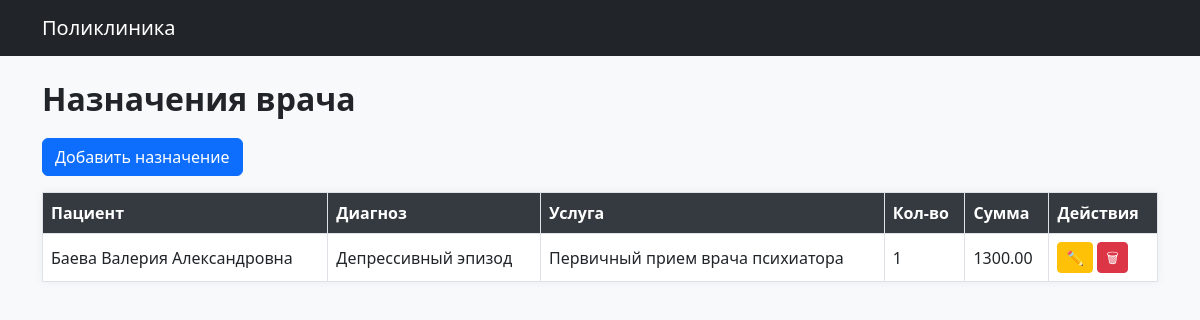
Before: /prescriptions with the older database file.
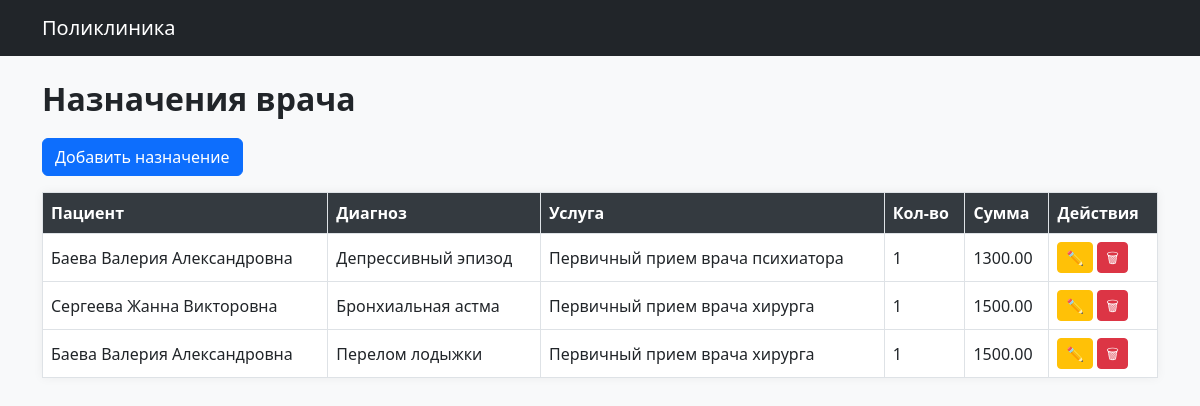
After: the same page with the newer database file.
### models.py (models this page shows)
class Prescription(db.Model):
    __tablename__ = 'prescriptions'
    id = db.Column(db.Integer, primary_key=True)
    history_id = db.Column(db.Integer, db.ForeignKey('medical_records.id'))
    service_id = db.Column(db.Integer, db.ForeignKey('services.id'))
    quantity = db.Column(db.Integer)
    total_price = db.Column(db.Numeric(10, 2))

class Patient(db.Model):
    __tablename__ = 'patients'
    id = db.Column(db.Integer, primary_key=True)
    last_name = db.Column(db.String(50), nullable=False)
    first_name = db.Column(db.String(50), nullable=False)
    middle_name = db.Column(db.String(50))
    birth_date = db.Column(db.Date)
    gender = db.Column(db.String(10))
    phone = db.Column(db.String(20))
    appointments = db.relationship('Appointment', backref='patient', lazy=True)
    medical_records = db.relationship('MedicalRecord', backref='patient', lazy=True)

class Diagnosis(db.Model):
    __tablename__ = 'diagnoses'
    id = db.Column(db.Integer, primary_key=True)
    code = db.Column(db.String(10))
    name = db.Column(db.String(100))
    description = db.Column(db.Text)
    medical_records = db.relationship('MedicalRecord', backref='diagnosis', lazy=True)

class Service(db.Model):
    __tablename__ = 'services'
    id = db.Column(db.Integer, primary_key=True)
    name = db.Column(db.String(100))
    price = db.Column(db.Numeric(10, 2))
    duration_min = db.Column(db.Integer)
    prescriptions = db.relationship('Prescription', backref='service', lazy=True)

### modules/prescriptions.py (the view)
@prescriptions_bp.route('/prescriptions')
def list_prescriptions():
    prescriptions = Prescription.query.all()
    return render_template('prescriptions/list.html', prescriptions=prescriptions)

### templates/prescriptions/list.html
{% extends 'index.html' %}
{% block content %}
<h2>Назначения врача</h2>
<a href="/prescriptions/new" class="btn btn-primary mb-3">Добавить назначение</a>
<table class="table table-bordered">
    <thead>
        <tr>
            <th>Пациент</th>
            <th>Диагноз</th>
            <th>Услуга</th>
            <th>Кол-во</th>
            <th>Сумма</th>
            <th>Действия</th>
        </tr>
    </thead>
    <tbody>
        {% for p in prescriptions %}
        <tr>
            <td>  {% if p.medical_record and p.medical_record.patient %}
                     {{ p.medical_record.patient.last_name }} {{ p.medical_record.patient.first_name }} {{ p.medical_record.patient.middle_name }}
                      {% else %}
                        -
                    {% endif %}
            </td>
            <td>{{ p.medical_record.diagnosis.name if p.medical_record and p.medical_record.diagnosis else '-' }}</td>
            <td> {{ p.service.name if p.service else '-' }}</td>
            <td>{{ p.quantity }}</td>
            <td>{{ p.total_price }}</td>
            <td>
                <a href="/prescriptions/{{ p.id }}/edit" class="btn btn-sm btn-warning">✏️</a>
                <a href="/prescriptions/{{ p.id }}/delete" class="btn btn-sm btn-danger">🗑</a>
            </td>
        </tr>
        {% endfor %}
    </tbody>
</table>
{% endblock %}

### templates/index.html (shortened to what this page needs)
<!DOCTYPE html>
<html lang="ru">
<head>
    <link href="https://cdn.jsdelivr.net/npm/bootstrap@5.3.0/dist/css/bootstrap.min.css" rel="stylesheet">
    <link rel="stylesheet" href="static/style.css">
</head>
<body>
<nav class="navbar navbar-expand-lg navbar-dark bg-dark mb-4">
    <div class="container">
        <a class="navbar-brand" href="/">Поликлиника</a>
    </div>
</nav>
<div class="container">
    {% block content %}{% endblock %}
</div>
</body>
</html>

### static/style.css (style rules this page uses)
body { background-color: #f8f9fa; font-family: 'Segoe UI', sans-serif; }
h2 { font-weight: 600; margin-bottom: 20px; }
.table { background-color: #fff; box-shadow: 0 0 10px rgba(0,0,0,0.05); }
.table th { background-color: #343a40; color: white; }
.table td, .table th { vertical-align: middle; }
.btn { font-weight: 500; }
.btn-sm { padding: 0.25rem 0.5rem; }

Changed rows visible on the page:
added Prescription: medical_record.patient.last_name "Сергеева", medical_record.patient.first_name "Жанна", medical_record.patient.middle_name "Викторовна", medical_record.diagnosis "Бронхиальная астма", service "Первичный прием врача хирурга", quantity "1", total_price "1500.00"
added Prescription: medical_record.patient.last_name "Баева", medical_record.patient.first_name "Валерия", medical_record.patient.middle_name "Александровна", medical_record.diagnosis "Перелом лодыжки", service "Первичный прием врача хирурга", quantity "1", total_price "1500.00"
